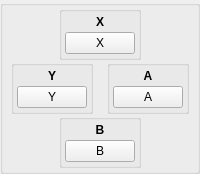
            <widget class="QGroupBox" name="grp_ABXY">
             <property name="sizePolicy">
              <sizepolicy hsizetype="Fixed" vsizetype="Fixed">
               <horstretch>0</horstretch>
               <verstretch>0</verstretch>
              </sizepolicy>
             </property>
             <property name="title">
              <string/>
             </property>
             <property name="flat">
              <bool>false</bool>
             </property>
             <property name="checkable">
              <bool>false</bool>
             </property>
             <layout class="QVBoxLayout" name="verticalLayout_2">
              <property name="spacing">
               <number>0</number>
              </property>
              <property name="leftMargin">
               <number>3</number>
              </property>
              <property name="topMargin">
               <number>0</number>
              </property>
              <property name="rightMargin">
               <number>3</number>
              </property>
              <property name="bottomMargin">
               <number>3</number>
              </property>
              <item>
               <widget class="QWidget" name="widget_X" native="true">
                <layout class="QHBoxLayout" name="horizontalLayout_6">
                 <property name="spacing">
                  <number>0</number>
                 </property>
                 <property name="leftMargin">
                  <number>0</number>
                 </property>
                 <property name="topMargin">
                  <number>0</number>
                 </property>
                 <property name="rightMargin">
                  <number>0</number>
                 </property>
                 <property name="bottomMargin">
                  <number>0</number>
                 </property>
                 <item>
                  <spacer name="spacer_3">
                   <property name="orientation">
                    <enum>Qt::Horizontal</enum>
                   </property>
                   <property name="sizeHint" stdset="0">
                    <size>
                     <width>20</width>
                     <height>20</height>
                    </size>
                   </property>
                  </spacer>
                 </item>
                 <item alignment="Qt::AlignHCenter">
                  <widget class="QGroupBox" name="grp_X">
                   <property name="title">
                    <string/>
                   </property>
                   <property name="alignment">
                    <set>Qt::AlignCenter</set>
                   </property>
                   <layout class="QVBoxLayout" name="buttonFaceButtonsXVerticalLayout">
                    <property name="spacing">
                     <number>3</number>
                    </property>
                    <property name="leftMargin">
                     <number>3</number>
                    </property>
                    <property name="topMargin">
                     <number>3</number>
                    </property>
                    <property name="rightMargin">
                     <number>3</number>
                    </property>
                    <property name="bottomMargin">
                     <number>3</number>
                    </property>
                    <item>
                     <widget class="QLabel" name="label_13">
                      <property name="text">
                       <string>&lt;html&gt;&lt;head/&gt;&lt;body&gt;&lt;p&gt;&lt;span style=" font-weight:600;"&gt;X&lt;/span&gt;&lt;/p&gt;&lt;/body&gt;&lt;/html&gt;</string>
                      </property>
                      <property name="alignment">
                       <set>Qt::AlignCenter</set>
                      </property>
                     </widget>
                    </item>
                    <item>
                     <widget class="QPushButton" name="btnKeyX">
                      <property name="minimumSize">
                       <size>
                        <width>70</width>
                        <height>0</height>
                       </size>
                      </property>
                      <property name="maximumSize">
                       <size>
                        <width>68</width>
                        <height>16777215</height>
                       </size>
                      </property>
                      <property name="styleSheet">
                       <string notr="true">min-width: 68px;</string>
                      </property>
                      <property name="text">
                       <string>X</string>
                      </property>
                     </widget>
                    </item>
                   </layout>
                  </widget>
                 </item>
                 <item>
                  <spacer name="spacer_4">
                   <property name="orientation">
                    <enum>Qt::Horizontal</enum>
                   </property>
                   <property name="sizeHint" stdset="0">
                    <size>
                     <width>20</width>
                     <height>20</height>
                    </size>
                   </property>
                  </spacer>
                 </item>
                </layout>
               </widget>
              </item>
              <item>
               <layout class="QHBoxLayout" name="layout_YA">
                <property name="spacing">
                 <number>3</number>
                </property>
                <item alignment="Qt::AlignHCenter">
                 <widget class="QGroupBox" name="grp_Y">
                  <property name="title">
                   <string/>
                  </property>
                  <property name="alignment">
                   <set>Qt::AlignCenter</set>
                  </property>
                  <layout class="QVBoxLayout" name="buttonFaceButtonsYVerticalLayout">
                   <property name="spacing">
                    <number>3</number>
                   </property>
                   <property name="leftMargin">
                    <number>3</number>
                   </property>
                   <property name="topMargin">
                    <number>3</number>
                   </property>
                   <property name="rightMargin">
                    <number>3</number>
                   </property>
                   <property name="bottomMargin">
                    <number>3</number>
                   </property>
                   <item>
                    <widget class="QLabel" name="label_15">
                     <property name="text">
                      <string>&lt;html&gt;&lt;head/&gt;&lt;body&gt;&lt;p&gt;&lt;span style=" font-weight:600;"&gt;Y&lt;/span&gt;&lt;/p&gt;&lt;/body&gt;&lt;/html&gt;</string>
                     </property>
                     <property name="alignment">
                      <set>Qt::AlignCenter</set>
                     </property>
                    </widget>
                   </item>
                   <item>
                    <widget class="QPushButton" name="btnKeyY">
                     <property name="minimumSize">
                      <size>
                       <width>70</width>
                       <height>0</height>
                      </size>
                     </property>
                     <property name="maximumSize">
                      <size>
                       <width>68</width>
                       <height>16777215</height>
                      </size>
                     </property>
                     <property name="styleSheet">
                      <string notr="true">min-width: 68px;</string>
                     </property>
                     <property name="text">
                      <string>Y</string>
                     </property>
                    </widget>
                   </item>
                  </layout>
                 </widget>
                </item>
                <item alignment="Qt::AlignHCenter">
                 <widget class="QGroupBox" name="grp_A">
                  <property name="title">
                   <string/>
                  </property>
                  <property name="alignment">
                   <set>Qt::AlignCenter</set>
                  </property>
                  <layout class="QVBoxLayout" name="buttonFaceButtonsAVerticalLayout">
                   <property name="spacing">
                    <number>3</number>
                   </property>
                   <property name="leftMargin">
                    <number>3</number>
                   </property>
                   <property name="topMargin">
                    <number>3</number>
                   </property>
                   <property name="rightMargin">
                    <number>3</number>
                   </property>
                   <property name="bottomMargin">
                    <number>3</number>
                   </property>
                   <item>
                    <widget class="QLabel" name="label_16">
                     <property name="text">
                      <string>&lt;html&gt;&lt;head/&gt;&lt;body&gt;&lt;p&gt;&lt;span style=" font-weight:600;"&gt;A&lt;/span&gt;&lt;/p&gt;&lt;/body&gt;&lt;/html&gt;</string>
                     </property>
                     <property name="alignment">
                      <set>Qt::AlignCenter</set>
                     </property>
                    </widget>
                   </item>
                   <item>
                    <widget class="QPushButton" name="btnKeyA">
                     <property name="minimumSize">
                      <size>
                       <width>70</width>
                       <height>0</height>
                      </size>
                     </property>
                     <property name="maximumSize">
                      <size>
                       <width>68</width>
                       <height>16777215</height>
                      </size>
                     </property>
                     <property name="styleSheet">
                      <string notr="true">min-width: 68px;</string>
                     </property>
                     <property name="text">
                      <string>A</string>
                     </property>
                    </widget>
                   </item>
                  </layout>
                 </widget>
                </item>
               </layout>
              </item>
              <item>
               <widget class="QWidget" name="widget_B" native="true">
                <layout class="QHBoxLayout" name="horizontalLayout_10">
                 <property name="spacing">
                  <number>0</number>
                 </property>
                 <property name="leftMargin">
                  <number>0</number>
                 </property>
                 <property name="topMargin">
                  <number>0</number>
                 </property>
                 <property name="rightMargin">
                  <number>0</number>
                 </property>
                 <property name="bottomMargin">
                  <number>0</number>
                 </property>
                 <item>
                  <spacer name="spacer_5">
                   <property name="orientation">
                    <enum>Qt::Horizontal</enum>
                   </property>
                   <property name="sizeHint" stdset="0">
                    <size>
                     <width>20</width>
                     <height>20</height>
                    </size>
                   </property>
                  </spacer>
                 </item>
                 <item alignment="Qt::AlignHCenter">
                  <widget class="QGroupBox" name="grp_B">
                   <property name="title">
                    <string/>
                   </property>
                   <property name="alignment">
                    <set>Qt::AlignCenter</set>
                   </property>
                   <layout class="QVBoxLayout" name="buttonFaceButtonsBVerticalLayout">
                    <property name="spacing">
                     <number>3</number>
                    </property>
                    <property name="leftMargin">
                     <number>3</number>
                    </property>
                    <property name="topMargin">
                     <number>3</number>
                    </property>
                    <property name="rightMargin">
                     <number>3</number>
                    </property>
                    <property name="bottomMargin">
                     <number>3</number>
                    </property>
                    <item>
                     <widget class="QLabel" name="label_17">
                      <property name="text">
                       <string>&lt;html&gt;&lt;head/&gt;&lt;body&gt;&lt;p&gt;&lt;span style=" font-weight:600;"&gt;B&lt;/span&gt;&lt;/p&gt;&lt;/body&gt;&lt;/html&gt;</string>
                      </property>
                      <property name="alignment">
                       <set>Qt::AlignCenter</set>
                      </property>
                     </widget>
                    </item>
                    <item>
                     <widget class="QPushButton" name="btnKeyB">
                      <property name="minimumSize">
                       <size>
                        <width>70</width>
                        <height>0</height>
                       </size>
                      </property>
                      <property name="maximumSize">
                       <size>
                        <width>68</width>
                        <height>16777215</height>
                       </size>
                      </property>
                      <property name="styleSheet">
                       <string notr="true">min-width: 68px;</string>
                      </property>
                      <property name="text">
                       <string>B</string>
                      </property>
                     </widget>
                    </item>
                   </layout>
                  </widget>
                 </item>
                 <item>
                  <spacer name="spacer_6">
                   <property name="orientation">
                    <enum>Qt::Horizontal</enum>
                   </property>
                   <property name="sizeHint" stdset="0">
                    <size>
                     <width>20</width>
                     <height>20</height>
                    </size>
                   </property>
                  </spacer>
                 </item>
                </layout>
               </widget>
              </item>
             </layout>
            </widget>
